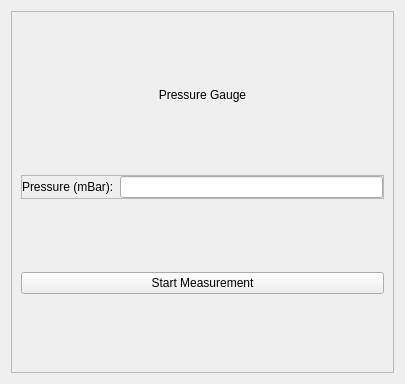
<?xml version="1.0" encoding="UTF-8"?>
<ui version="4.0">
 <class>Form</class>
 <widget class="QWidget" name="Form">
  <property name="geometry">
   <rect>
    <x>0</x>
    <y>0</y>
    <width>405</width>
    <height>384</height>
   </rect>
  </property>
  <property name="windowTitle">
   <string>Form</string>
  </property>
  <layout class="QHBoxLayout" name="horizontalLayout_2">
   <item>
    <widget class="QFrame" name="frame_6">
     <property name="frameShape">
      <enum>QFrame::StyledPanel</enum>
     </property>
     <property name="frameShadow">
      <enum>QFrame::Raised</enum>
     </property>
     <layout class="QVBoxLayout" name="verticalLayout_2">
      <item>
       <widget class="QLabel" name="label_8">
        <property name="sizePolicy">
         <sizepolicy hsizetype="Preferred" vsizetype="Maximum">
          <horstretch>0</horstretch>
          <verstretch>0</verstretch>
         </sizepolicy>
        </property>
        <property name="text">
         <string>Pressure Gauge</string>
        </property>
        <property name="alignment">
         <set>Qt::AlignCenter</set>
        </property>
       </widget>
      </item>
      <item>
       <widget class="QFrame" name="frame">
        <property name="sizePolicy">
         <sizepolicy hsizetype="Preferred" vsizetype="Maximum">
          <horstretch>0</horstretch>
          <verstretch>0</verstretch>
         </sizepolicy>
        </property>
        <property name="frameShape">
         <enum>QFrame::StyledPanel</enum>
        </property>
        <property name="frameShadow">
         <enum>QFrame::Raised</enum>
        </property>
        <layout class="QHBoxLayout" name="horizontalLayout">
         <property name="leftMargin">
          <number>0</number>
         </property>
         <property name="topMargin">
          <number>0</number>
         </property>
         <property name="rightMargin">
          <number>0</number>
         </property>
         <property name="bottomMargin">
          <number>0</number>
         </property>
         <item>
          <widget class="QLabel" name="label">
           <property name="text">
            <string>Pressure (mBar):</string>
           </property>
          </widget>
         </item>
         <item>
          <widget class="QLineEdit" name="pressureGaugeLineEdit">
           <property name="readOnly">
            <bool>true</bool>
           </property>
          </widget>
         </item>
        </layout>
       </widget>
      </item>
      <item>
       <widget class="QPushButton" name="startButton">
        <property name="text">
         <string>Start Measurement</string>
        </property>
        <property name="checkable">
         <bool>true</bool>
        </property>
       </widget>
      </item>
     </layout>
    </widget>
   </item>
  </layout>
 </widget>
 <resources/>
 <connections/>
</ui>
